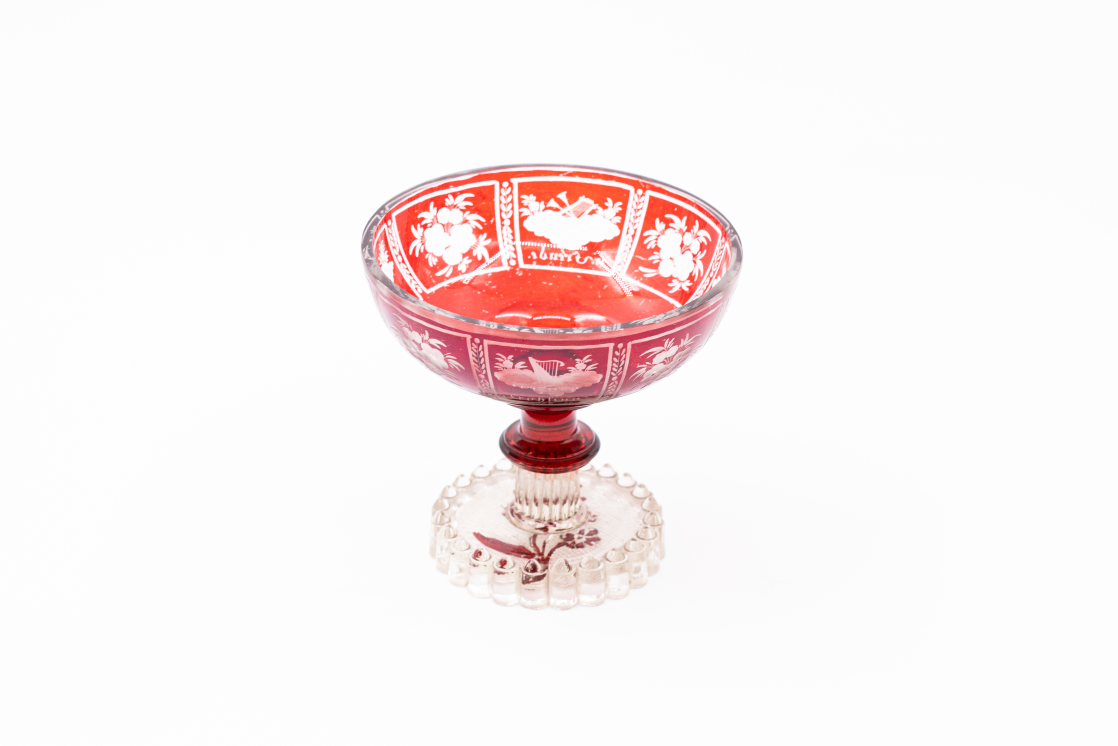
#> input picture test_folder/IMG_0551.jpg, 5590 x 3727 px (shown at 1/5 size); its folder holds only this picture in this run
$ python -i crop_photo.py   (imports and definitions only)
#> lines starting #> are read from the running program, lines starting #| are printed output that depends on the picture; after the words box and inside, x2 and y2 are one past the last pixel; in counts of white or black regions, pixels touching at a corner belong together
import cv2 as cv
import numpy as np
import os

class PhotoHandler(object):
    def photo_cropper(self, path):
#> called with path = '../test_folder/IMG_0551.jpg'
        print(path)
        im = cv.imread(path)
#> im is the input picture: shape (3727, 5590, 3); mean B, G, R 241.3, 241.6, 249.9
        im_resized = cv.resize(im, None, fx=0.5, fy=0.5)  # Resize the image to improve processing

        imgray = cv.cvtColor(im_resized, cv.COLOR_BGR2GRAY)
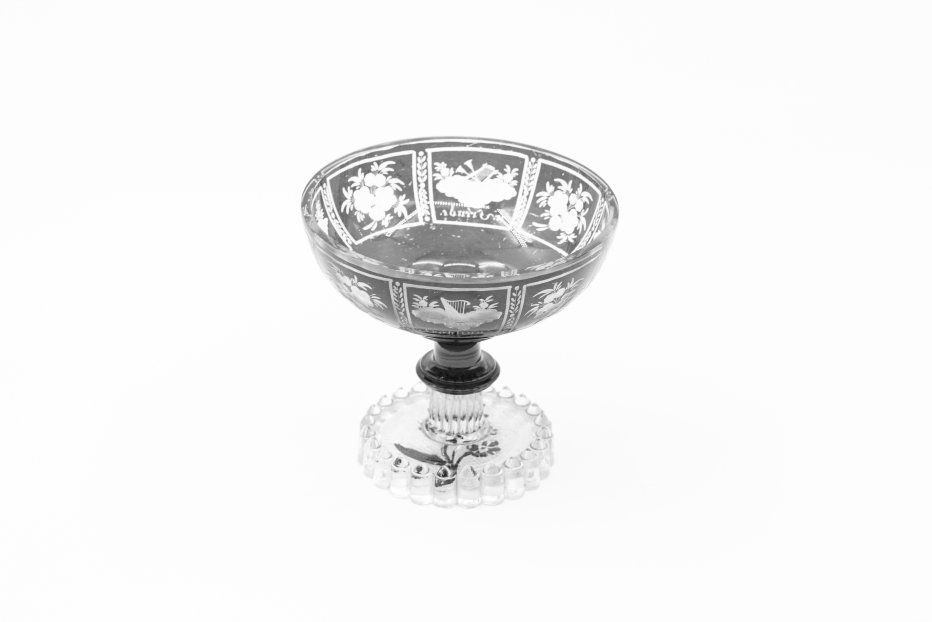
#> imgray: shape (1864, 2795) (shown at 1/3 size); min 12, max 255, mean 244.1
        imgray = cv.medianBlur(imgray, 5)  # Apply median blur to reduce noise

        # Increase the block size and decrease the constant value for adaptive thresholding
        block_size = 21
        constant = 6
        thresh = cv.adaptiveThreshold(imgray, 255, cv.ADAPTIVE_THRESH_MEAN_C, cv.THRESH_BINARY_INV, block_size, constant)
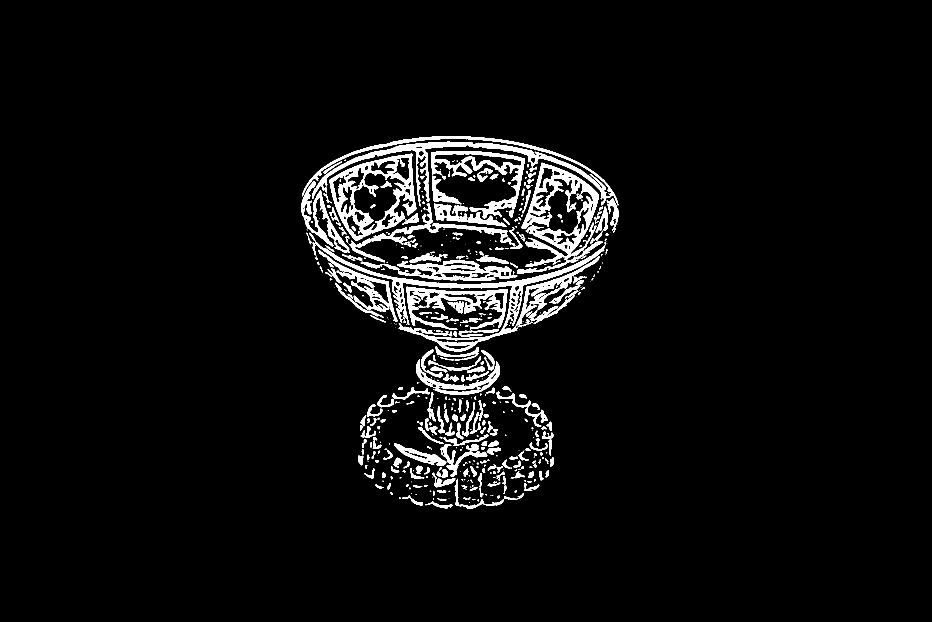
#> thresh: shape (1864, 2795) (shown at 1/3 size); 4.4% white; 597 white regions (266 under 20 px), largest, box (x1, y1, x2, y2) and area: (927, 698, 1819, 1056) 26283, (1551, 488, 1808, 822) 24047, (906, 409, 1855, 619) 24004

        # Find top, bottom, left, and right pixels that are not background
        rows, cols = np.nonzero(thresh)
        top_scaled = np.min(rows)
#> top_scaled = 409
        bottom_scaled = np.max(rows)
#> bottom_scaled = 1525
        left_scaled = np.min(cols)
#> left_scaled = 903
        right_scaled = np.max(cols)
#> right_scaled = 1855

        margin_percentage = 0.02  # 2% margin

        if top_scaled < bottom_scaled and left_scaled < right_scaled:
            margin_x = int(margin_percentage * (right_scaled - left_scaled))
#> margin_x = 19
            margin_y = int(margin_percentage * (bottom_scaled - top_scaled))
#> margin_y = 22

            # Adjust the crop coordinates to avoid cropping the sides touching the image boundaries
            top_scaled -= margin_y
#> top_scaled = 387
            bottom_scaled += margin_y
#> bottom_scaled = 1547
            left_scaled -= margin_x
#> left_scaled = 884
            right_scaled += margin_x
#> right_scaled = 1874

            # Calculate crop coordinates for the original full-resolution image
            height, width = im.shape[:2]
#> height = 3727; width = 5590
            top = int(top_scaled * 2)  # Scaling factor is 0.5, so multiply by 2 to get the original scale
#> top = 774
            bottom = int(bottom_scaled * 2)
#> bottom = 3094
            left = int(left_scaled * 2)
#> left = 1768
            right = int(right_scaled * 2)
#> right = 3748

            # Crop the image using the calculated coordinates
            if top >= 0 and bottom < height and left >= 0 and right < width:
                new_img = im[top:bottom, left:right]
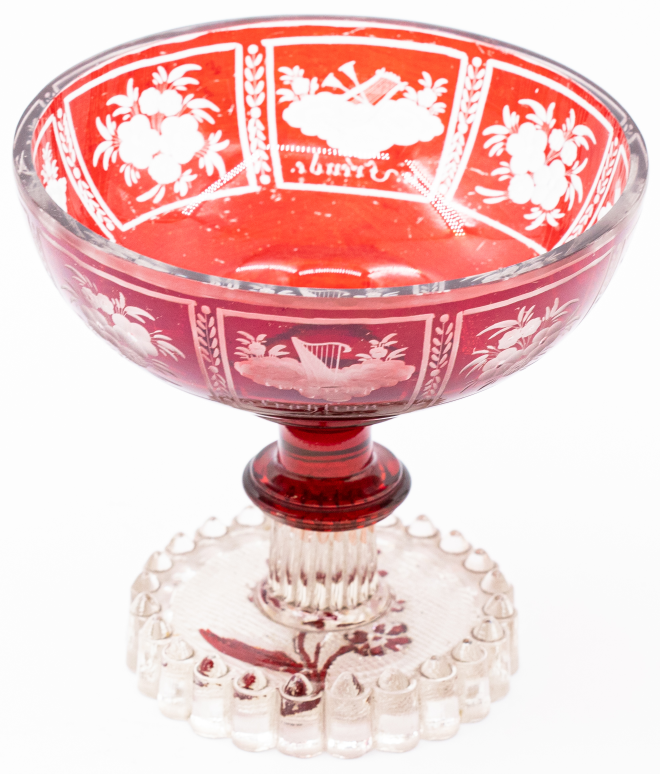
#> new_img: shape (2320, 1980, 3) (shown at 1/3 size); mean B, G, R 200.1, 201.7, 239.2
            else:
                new_img = im  # If the crop coordinates are outside the image boundaries, save the entire image
        else:
            new_img = im  # If no suitable object is found, save the entire image

        cv.imwrite(
            os.path.join("cropped", f"{os.path.splitext(os.path.basename(path))[0]}.png"),
            new_img,
        )

    def process_files_in_folder(self, folder_path=""):
        print(folder_path)
        for root, directories, filenames in os.walk(folder_path):
            for filename in filenames:
                file_path = os.path.join(root, filename)
                self.photo_cropper(self, file_path)

# [8 lines of commented-out code are left out]

>>> result = PhotoHandler().photo_cropper('../test_folder/IMG_0551.jpg')

$ run again, on test_folder/IMG_0657.jpg
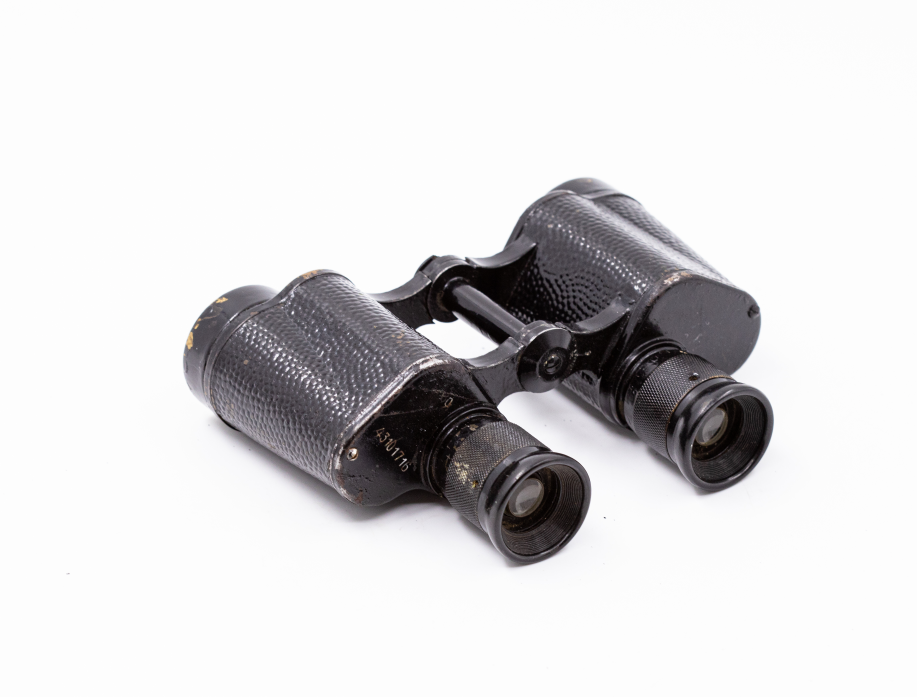
#> input picture test_folder/IMG_0657.jpg, 4585 x 3482 px (shown at 1/5 size)
#> in photo_cropper, im is the input picture: shape (3482, 4585, 3); mean B, G, R 217.9, 216.8, 217.8
#> in photo_cropper, `thresh = cv.adaptiveThreshold(imgray, 255, cv.ADAPTIVE_THRESH_MEAN_C, ..`:
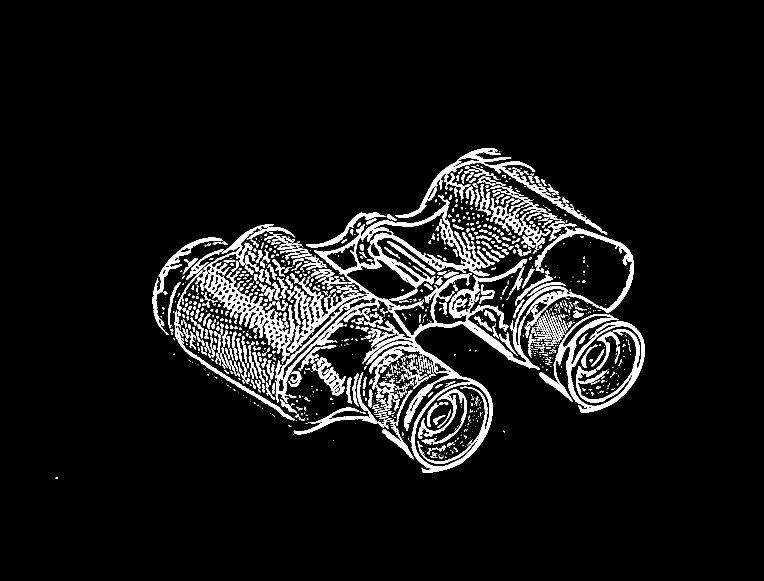
#> thresh: shape (1741, 2292) (shown at 1/3 size); 7% white; 1638 white regions (890 under 20 px), largest, box (x1, y1, x2, y2) and area: (942, 599, 1902, 1419) 78998, (1666, 942, 1934, 1239) 19700, (610, 673, 884, 1085) 18412
#> in photo_cropper, `top_scaled = np.min(rows)`: top_scaled = 445
#> in photo_cropper, `bottom_scaled = np.max(rows)`: bottom_scaled = 1435
#> in photo_cropper, `left_scaled = np.min(cols)`: left_scaled = 167
#> in photo_cropper, `right_scaled = np.max(cols)`: right_scaled = 1933
#> margin_x = 35
#> margin_y = 19
#> in photo_cropper, `top_scaled -= margin_y`: top_scaled = 426
#> in photo_cropper, `bottom_scaled += margin_y`: bottom_scaled = 1454
#> in photo_cropper, `left_scaled -= margin_x`: left_scaled = 132
#> in photo_cropper, `right_scaled += margin_x`: right_scaled = 1968
#> top = 852
#> bottom = 2908
#> left = 264
#> right = 3936
#> in photo_cropper, `new_img = im[top:bottom, left:right]`:
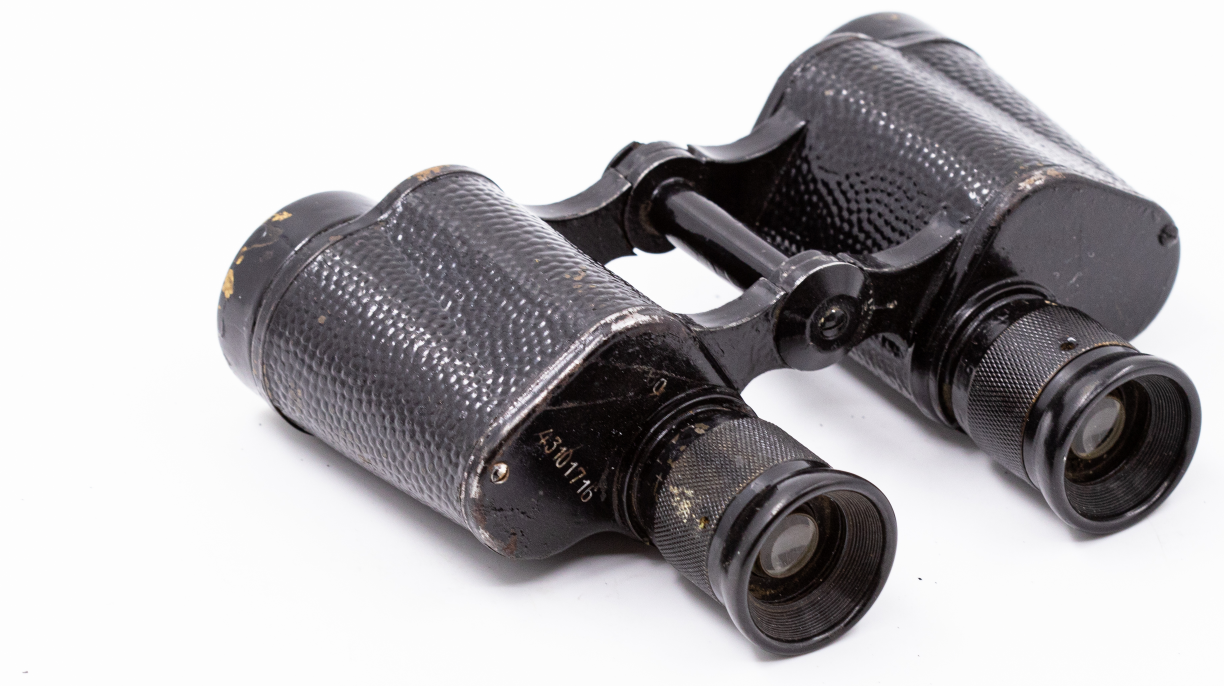
#> new_img: shape (2056, 3672, 3) (shown at 1/3 size); mean B, G, R 178.9, 176.5, 178.6
